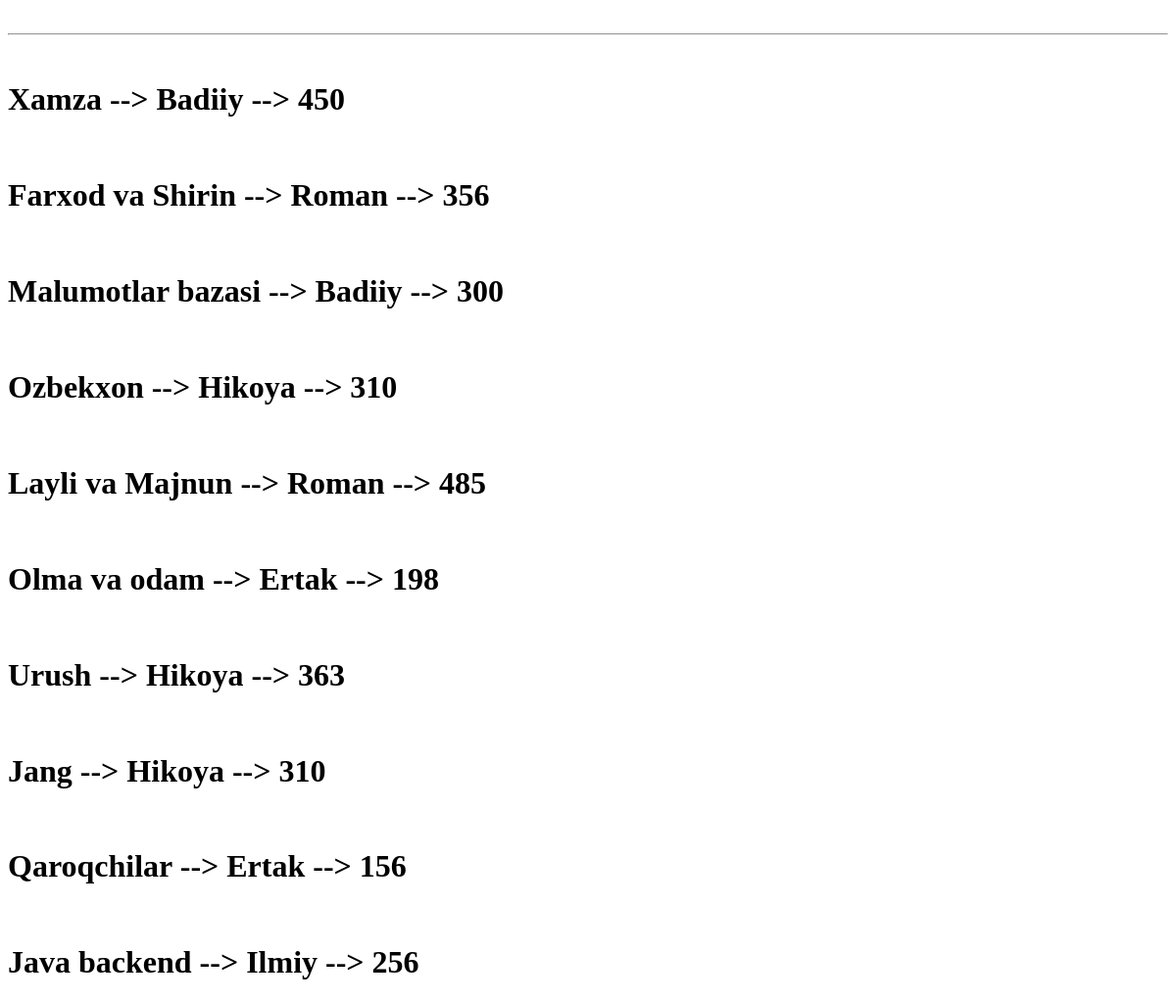
Before: /tirik_muallif_kitob/ with the older database file.
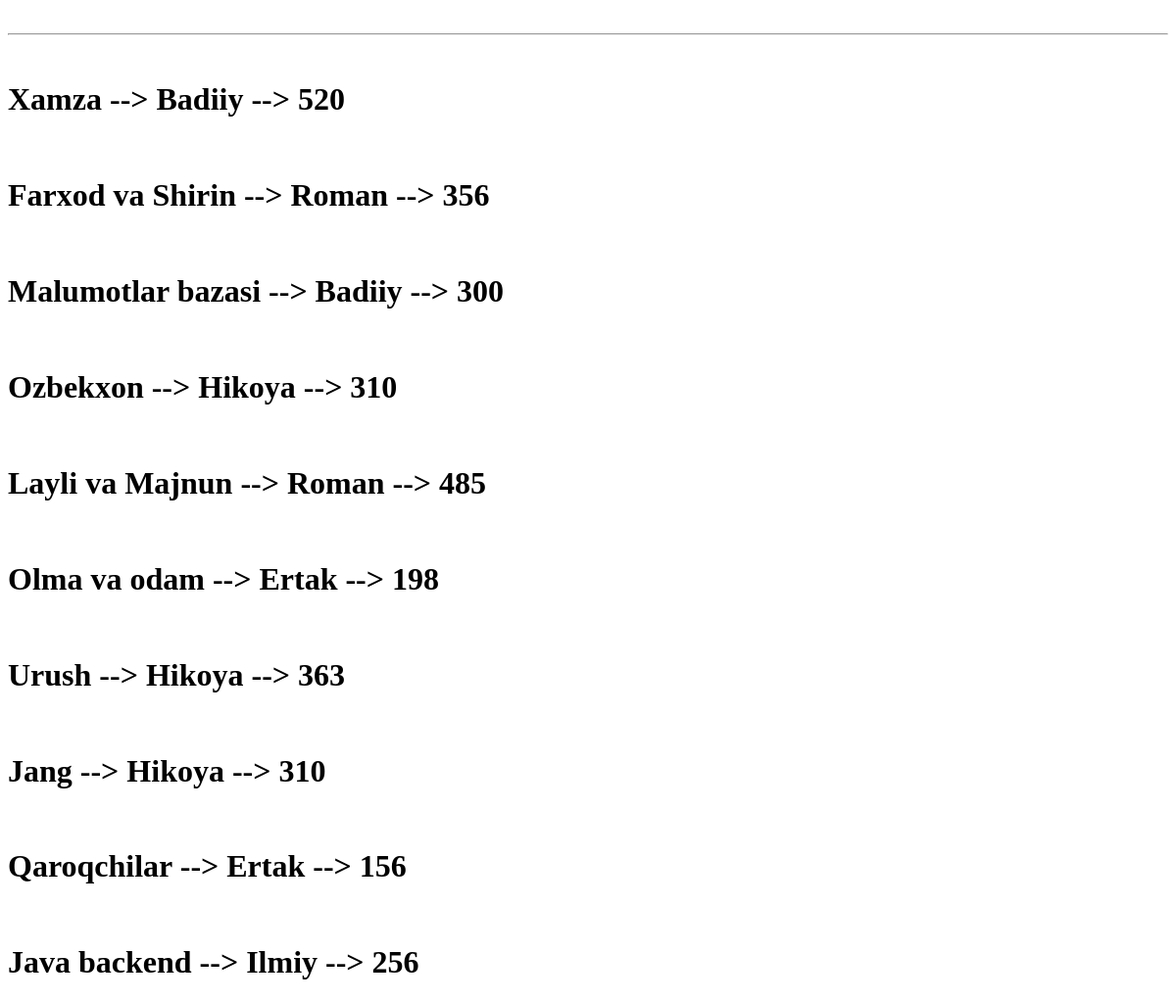
After: the same page with the newer database file.
### asosiy/models.py (models this page shows)
class Kitob(models.Model):
    nom = models.CharField(max_length=50)
    janr = models.CharField(max_length=20, choices=JANR)
    sahifa = models.PositiveSmallIntegerField()
    muallif = models.ForeignKey(Muallif, on_delete=models.CASCADE)
    def __str__(self):
        return f"{self.nom} --> {self.janr} --> {self.sahifa}"

### asosiy/views.py (the view)
# urls.py: path('tirik_muallif_kitob/', tirik_muallif_kitob),
def tirik_muallif_kitob(request):
    content = {
        "kitoblar": Kitob.objects.filter(muallif__tirik=True)
    }
    return render(request, "vazifa/tirik_muallif_kitob.html", content)

### templates/vazifa/tirik_muallif_kitob.html (shortened to what this page needs)
<!DOCTYPE html>
<html lang="en">
<head>
</head>
<body>
    <br>
    <hr>
    {% for kitob in kitoblar %}
    <br>
    <h1>{{kitob}}</h1>
    {% endfor %}
</body>
</html>

Changed rows visible on the page:
changed Kitob: nom+janr+sahifa "Xamza --> Badiiy --> 450" → "Xamza --> Badiiy --> 520"
